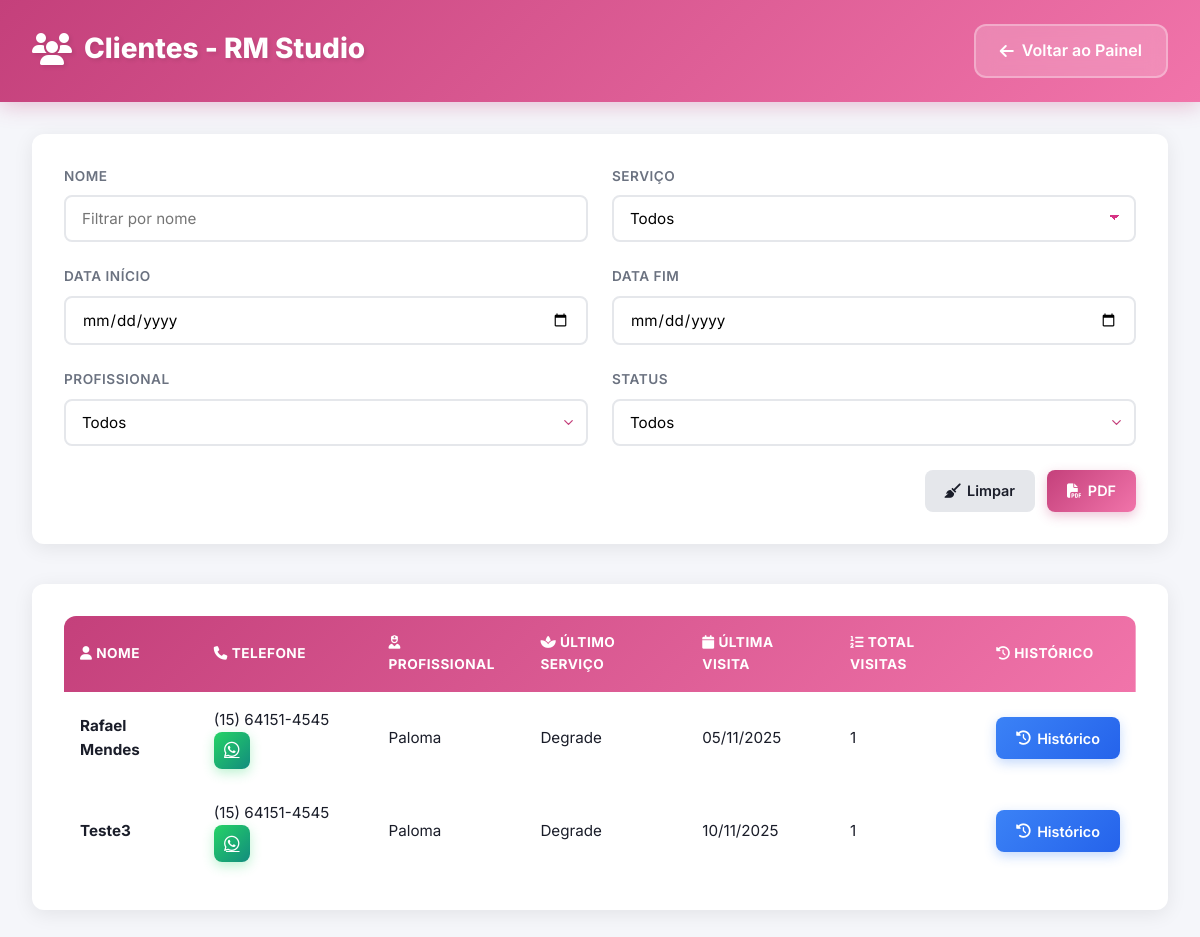
The app's page /clientes/ (signed in), older data.
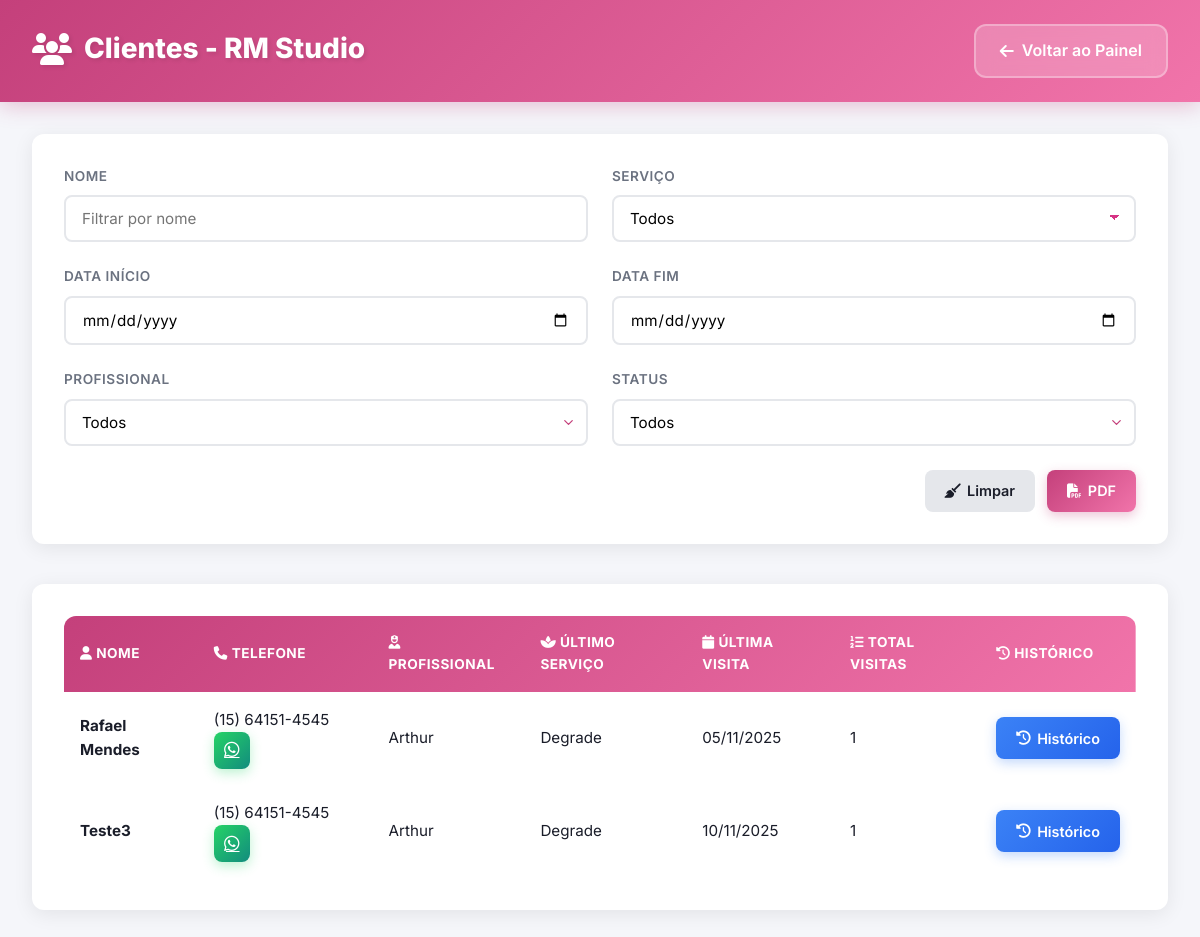
The same page, newer data.
### LihStudio/models.py (models this page shows, shortened)
class Agendamento(models.Model):
    STATUS_CHOICES = [
        ("pendente", "Pendente"),
        ("confirmado", "Confirmado"),
        ("cancelado", "Cancelado"),
        ("concluido", "Concluído"),
    ]
    pagamento_id = models.CharField(max_length=100, blank=True, null=True, verbose_name="ID do Pagamento")
    pagamento_status = models.CharField(max_length=20, default="pendente", choices=[
        ("pendente", "Pendente"),
        ("aprovado", "Aprovado"),
        ("rejeitado", "Rejeitado"),
        ("processando", "Processando"),
    ], verbose_name="Status do Pagamento")
    contabilizar = models.BooleanField(
        default=False,
        verbose_name="Contabilizar no Faturamento",
        help_text="Marque se este agendamento deve ser incluído nos relatórios de faturamento."
    )
    valor_total = models.DecimalField(
        max_digits=8,
        decimal_places=2,
        null=True,
        blank=True,
        verbose_name="Valor Total (R$)"
    )
    profissional = models.ForeignKey(Profissional, on_delete=models.PROTECT, related_name="agendamentos")
    nome = models.CharField(max_length=100)
    telefone = models.CharField(max_length=20)
    email = models.EmailField()
    servico = models.ForeignKey(
        'Servico',
        on_delete=models.SET_NULL,
        null=True,
        blank=True,
        related_name='agendamentos',
        verbose_name="Serviço"
    )
    servico_nome_snapshot = models.CharField(
        "Nome do Serviço (Snapshot)",
        max_length=100,
        blank=True,
        help_text="Nome do serviço no momento do agendamento (não muda)"
    )
    servico_preco_snapshot = models.DecimalField(
        "Preço do Serviço (Snapshot)",
        max_digits=8,
        decimal_places=2,
        null=True,
        blank=True,
        help_text="Preço do serviço no momento do agendamento (não muda)"
    )
    data = models.DateField()
    hora = models.ForeignKey(HorarioDisponivel, on_delete=models.SET_NULL, null=True, blank=True)
    observacoes = models.TextField(blank=True)
    status = models.CharField(max_length=10, choices=STATUS_CHOICES, default="pendente", verbose_name="Status do Agendamento")
    manutencao_lembrada = models.BooleanField(
        default=False,
        verbose_name="Lembrete de manutenção enviado?",
        help_text="Marcar se o lembrete de manutenção foi enviado após 15 dias"
    )
    confirmado = models.BooleanField(default=False)
    token = models.UUIDField(default=uuid4, editable=False, unique=True)
    criado_em = models.DateTimeField(auto_now_add=True)
    hora_backup = models.TimeField(null=True, blank=True, verbose_name="Hora (backup)")

### LihStudio/views.py (the view)
    def _wrapped_view(request, *args, **kwargs):
        if not request.user.is_authenticated:
            messages.warning(request, 'Você precisa fazer login para acessar esta área.')
            return redirect('login')
        if not request.user.is_superuser:
            messages.error(request, 'Acesso restrito a administradores.')
            return redirect('home')
        return view_func(request, *args, **kwargs)

### LihStudio/views.py (called while the page is built)
def only_admin(view_func):
    def _wrapped_view(request, *args, **kwargs):
        if not request.user.is_authenticated:
            messages.warning(request, 'Você precisa fazer login para acessar esta área.')
            return redirect('login')
        if not request.user.is_superuser:
            messages.error(request, 'Acesso restrito a administradores.')
            return redirect('home')
        return view_func(request, *args, **kwargs)
    return _wrapped_view

### LihStudio/templates/LihStudio/clientes.html (shortened to what the changed rows need)
{% load static %}
<!DOCTYPE html>
<html lang="pt-br">
<head>
    <link rel="stylesheet" href="https://cdnjs.cloudflare.com/ajax/libs/font-awesome/6.4.0/css/all.min.css">
</head>
<body>
    <header class="admin-header">
        <div class="header-content">
            <div class="header-left">
                <h1><i class="fas fa-users"></i> Clientes - RM Studio</h1>
            </div>
        </div>
    </header>
    <main class="admin-container">
        <section class="table-container">
            {% if clientes %}
            <table class="table">
                <thead>
                    <tr>
                        <th><i class="fas fa-user"></i> Nome</th>
                        <th><i class="fas fa-phone"></i> Telefone</th>
                        <th><i class="fas fa-user-nurse"></i> Profissional</th>
                        <th><i class="fas fa-spa"></i> Último Serviço</th>
                        <th><i class="fas fa-calendar"></i> Última Visita</th>
                        <th><i class="fas fa-list-ol"></i> Total Visitas</th>
                        <th><i class="fas fa-history"></i> Histórico</th>
                    </tr>
                </thead>
                <tbody>
                    {% for cliente in clientes %}
                    <tr>
                        <td><strong>{{ cliente.nome }}</strong></td>
                        <td>
                            {{ cliente.telefone }}
                            <a href="https://wa.me/55{{ cliente.telefone|cut:' '|cut:'-'|cut:'('|cut:')' }}"
                            target="_blank"
                            class="btn-whatsapp"
                            title="Enviar mensagem no WhatsApp">
                                <i class="fab fa-whatsapp"></i>
                            </a>
                        </td>
                        <td>{{ cliente.profissional }}</td>
                        <td>{{ cliente.ultimo_servico }}</td>
                        <td>{{ cliente.ultima_visita|date:"d/m/Y" }}</td>
                        <td>{{ cliente.total_visitas }}</td>
                        <td>
                            <a href="{% url 'historico_cliente' %}?nome={{ cliente.nome|urlencode }}&telefone={{ cliente.telefone|urlencode }}"
                            class="action-btn btn-history">
                                <i class="fas fa-history"></i> Histórico
                            </a>
                        </td>
                    </tr>
                    {% endfor %}
                </tbody>
            </table>
            {% else %}
                <div class="empty-state">
                    <i class="fas fa-user-slash"></i>
                    <h3>Nenhum cliente encontrado</h3>
                    <p>Não foram encontrados clientes com os filtros aplicados.</p>
                </div>
            {% endif %}
        </section>
    </main>
</body>
</html>

Row changes from the older to the newer data that the page shows:
changed Agendamento "Rafael Mendes": profissional "Paloma" → "Arthur"
computed for Agendamento "Teste3": profissional "Paloma" → "Arthur"
